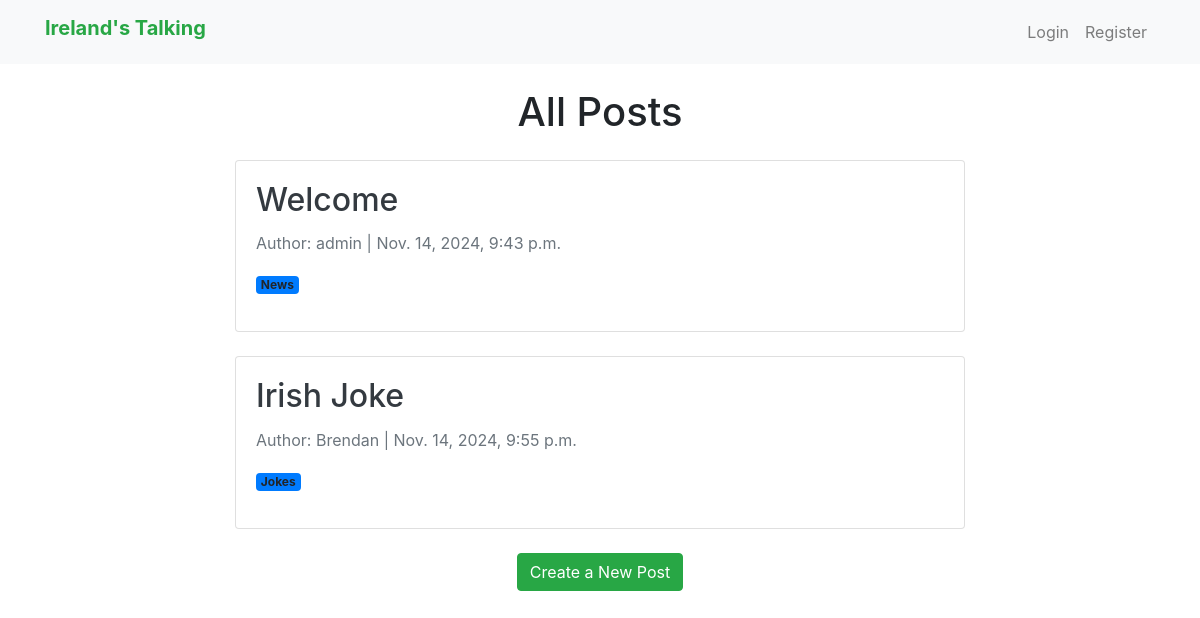
The app's page /, older data.
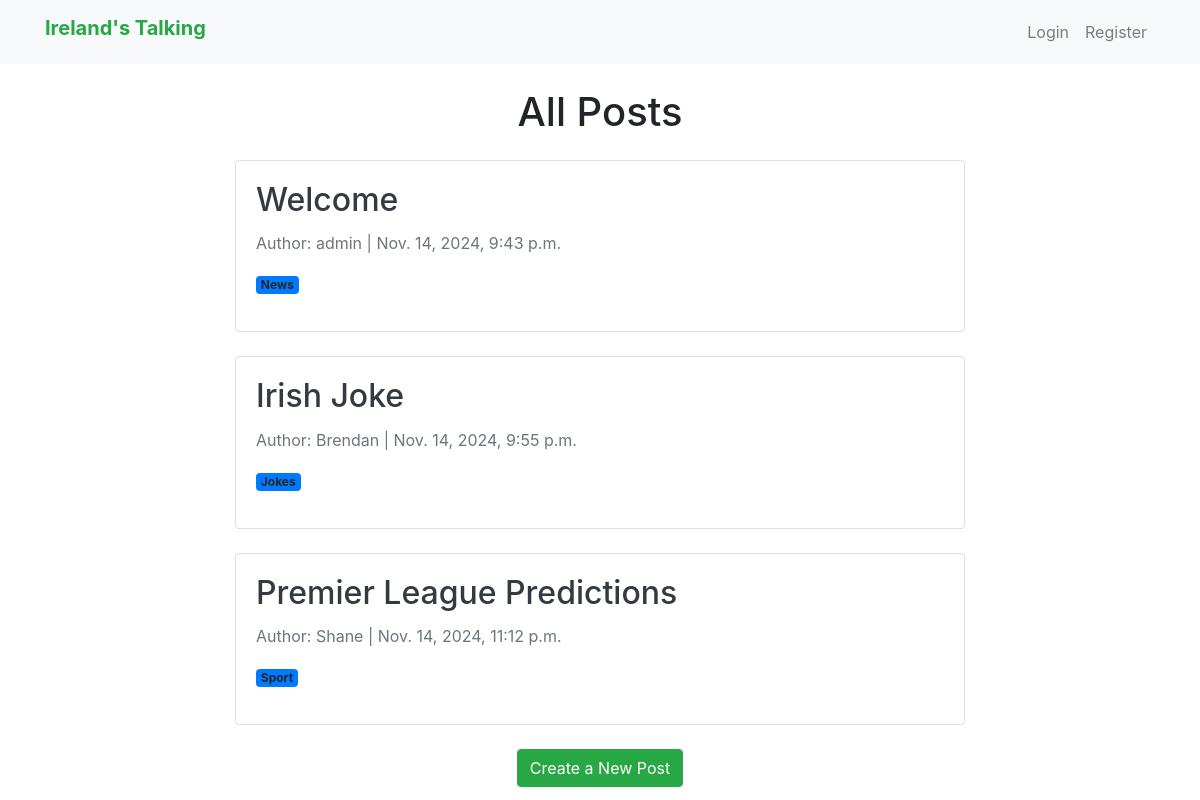
The same page, newer data.
### posts/models.py (models this page shows, shortened)
class Post(models.Model):
    title = models.CharField(max_length=255)  # Post title
    content = models.TextField()  # Post content
    author = models.ForeignKey(User, on_delete=models.CASCADE)  # Link to author (User)
    category = models.ForeignKey(Category, on_delete=models.SET_NULL, null=True, blank=True)  # Optional category
    created_at = models.DateTimeField(auto_now_add=True)  # Auto-populated timestamp for creation
    updated_at = models.DateTimeField(auto_now=True)  # Auto-updated timestamp for modifications
    upvotes = models.ManyToManyField(User, related_name='post_upvotes', blank=True)  # Track users who upvoted

class Category(models.Model):
    name = models.CharField(max_length=255)  # Category name

### posts/views.py (the view)
# urls.py: path('', views.post_list, name='home'),  # List all posts (homepage)
def post_list(request):
    posts = Post.objects.all()
    return render(request, 'posts/post_list.html', {'posts': posts})

### posts/templates/posts/post_list.html
{% extends 'base.html' %}
{% block content %}
<div class="row">
    <div class="col-lg-8 mx-auto">
        <h1 class="mb-4 text-center">All Posts</h1>
        {% for post in posts %}
            <div class="card mb-4">
                <div class="card-body">
                    <h2 class="card-title">
                        <a href="{% url 'post_detail' post.id %}" class="text-decoration-none text-dark">{{ post.title }}</a>
                    </h2>
                    <p class="text-muted">Author: {{ post.author.username }} | {{ post.created_at }}</p>
                    <p>
                        <span class="badge bg-primary">
                            {% if post.category %}
                                {{ post.category.name }}
                            {% else %}
                                No Category
                            {% endif %}
                        </span>
                    </p>
                </div>
            </div>
        {% endfor %}
        <div class="text-center">
            <a href="{% url 'create_post' %}" class="btn btn-success">Create a New Post</a>
        </div>
    </div>
</div>
{% endblock %}

### templates/base.html (shortened to what this page needs)
<!DOCTYPE html>
<html lang="en">
<head>
    <link rel="stylesheet" href="https://stackpath.bootstrapcdn.com/bootstrap/4.5.2/css/bootstrap.min.css">
</head>
<body>
    <nav class="navbar navbar-expand-lg navbar-light bg-light">
        <div class="container">
            <a class="navbar-brand text-success font-weight-bold h1 mx-auto" href="{% url 'home' %}">Ireland's Talking</a>
            <div class="collapse navbar-collapse justify-content-end" id="navbarNav">
                <ul class="navbar-nav">
                    {% if user.is_authenticated %}
                        <li class="nav-item"><a class="nav-link" href="{% url 'logout' %}">Logout</a></li>
                    {% else %}
                        <li class="nav-item"><a class="nav-link" href="{% url 'login' %}">Login</a></li>
                        <li class="nav-item"><a class="nav-link" href="{% url 'register' %}">Register</a></li>
                    {% endif %}
                </ul>
            </div>
        </div>
    </nav>
    <div class="container mt-4">
        {% block content %}{% endblock %}
    </div>
</body>
</html>

Row changes from the older to the newer data that the page shows:
added Post: title "Premier League Predictions", author.username "Shane", created_at "Nov. 14, 2024, 11:12 p.m.", category.name "Sport"
